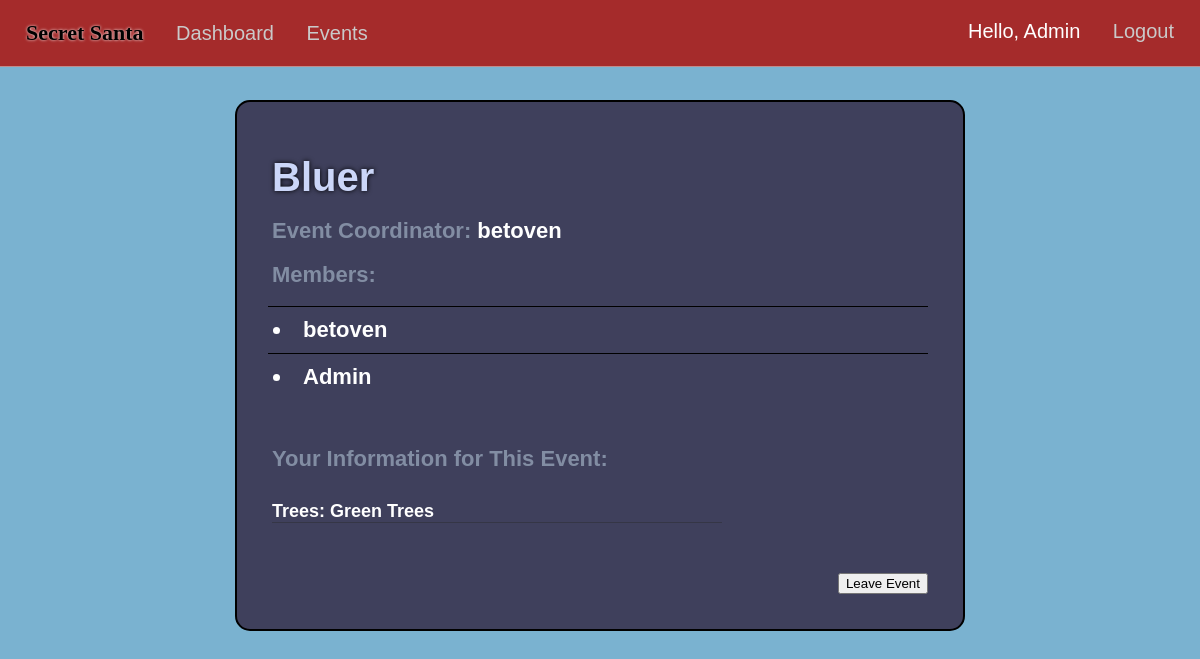
/event-info/id=8 (signed in), run on an earlier commit of the app's database.
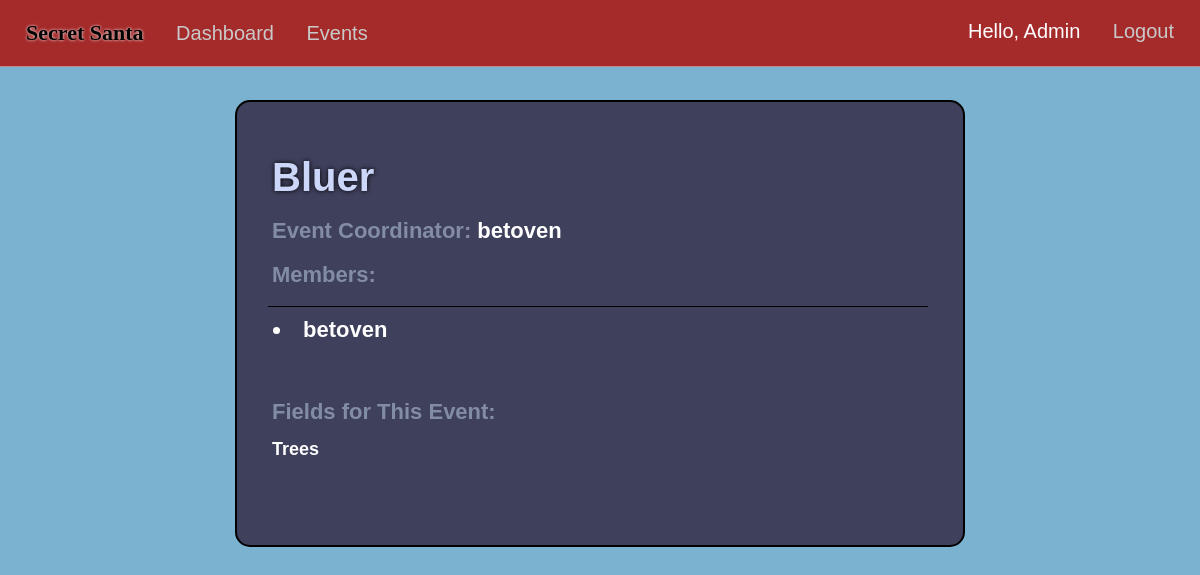
And on a later commit of the database.
### market/models.py (models this page shows, shortened)
class EventMembers(db.Model):
    id = db.Column(db.Integer(), primary_key=True)
    event_id = db.Column(db.Integer(), db.ForeignKey('event.event_id'), nullable=False)
    user_id = db.Column(db.Integer(), db.ForeignKey('user.id'), nullable=False)
    status = db.Column(db.String(length=20))
    user = db.relationship('User', backref='event_members', lazy=True)
    events = db.relationship('Event', backref='event_link', lazy=True)

class User(db.Model, UserMixin):
    id = db.Column(db.Integer(), primary_key=True)
    username = db.Column(db.String(length=30), nullable=False, unique=True)
    first_name = db.Column(db.String(length=50), nullable=False)
    last_name = db.Column(db.String(length=50), nullable=False)
    email_address = db.Column(db.String(length=50), nullable=False, unique=True)
    password_hash = db.Column(db.String(length=60), nullable=False)
    events = db.relationship('Event', backref='coordinator', lazy=True)
    events_attending = db.relationship('EventMembers', backref='attendees', lazy=True)
    @property
    def password(self):
        return self.password_hash

class EventFields(db.Model):
    id = db.Column(db.Integer(), primary_key=True)
    event_id = db.Column(db.Integer(), db.ForeignKey('event.event_id'), nullable=False)
    field_1 = db.Column(db.String(length=150), nullable=False)
    field_2 = db.Column(db.String(length=150))
    field_3 = db.Column(db.String(length=150))
    field_4 = db.Column(db.String(length=150))
    field_5 = db.Column(db.String(length=150))
    field_6 = db.Column(db.String(length=150))
    field_7 = db.Column(db.String(length=150))
    field_8 = db.Column(db.String(length=150))
    field_9 = db.Column(db.String(length=150))
    field_10 = db.Column(db.String(length=150))

class UserEventFields(db.Model):
    id = db.Column(db.Integer(), primary_key=True)
    field_id = db.Column(db.Integer(), db.ForeignKey('event_fields.id'), nullable=False)
    event_id = db.Column(db.Integer(), db.ForeignKey('event.event_id'), nullable=False)
    user_id = db.Column(db.Integer(), db.ForeignKey('user.id'), nullable=False)
    field_1 = db.Column(db.String(length=150))
    field_2 = db.Column(db.String(length=150))
    field_3 = db.Column(db.String(length=150))
    field_4 = db.Column(db.String(length=150))
    field_5 = db.Column(db.String(length=150))
    field_6 = db.Column(db.String(length=150))
    field_7 = db.Column(db.String(length=150))
    field_8 = db.Column(db.String(length=150))
    field_9 = db.Column(db.String(length=150))
    field_10 = db.Column(db.String(length=150))

### market/routes.py (the view, shortened to what this page needs)
@app.route("/event-info/id=<int:event_id>", methods=['GET','POST'])
@login_required
def event_info(event_id):
    event = Event.query.filter_by(event_id=event_id).first()
    event_pending = EventMembers.query.filter_by(event_id=event_id,status='pending').first()
    event_fields = EventFields.query.filter_by(event_id=event_id).first()
    member_status = EventMembers.query.filter_by(event_id=event_id,user_id=current_user.id,status='member').first()
    person_info = UserEventFields.query.filter_by(event_id=event_id,user_id=current_user.id).first()
    if not event:
        flash('Event not found.', category='danger')
        return redirect(url_for('events_page'))
    form=AddUserEvent()
    fieldform=FieldsForm()
    userfieldsform=UserFieldsForm()
    return render_template("info.html",event=event, form=form, event_pending=event_pending, event_fields=event_fields, fieldform=fieldform,userfieldsform=userfieldsform,member_status=member_status, person_info=person_info)

### market/models.py (called while the page is built)
@login_manager.user_loader
def load_user(user_id):
    return User.query.get(int(user_id))

### market/templates/info.html (shortened to what the changed rows need)
{% extends 'base.html' %}
  {% block style %}
  <link rel= "stylesheet" type= "text/css" href= "{{ url_for('static',filename='styles/events.css') }}">
  {% endblock %}
  {% block content %}
  {% if event.event_status=='open' %}
  <center>
    <div class="create-div">
      <div class="event">
        <div class="titles-div">
          <h1 class="e-title"><span class="event-info-title">{{event.event_name|title}}</span></h1>
          <h1 class="event-title e-title">Event Coordinator: <span class="event-info">{{event.coordinator.username}}</span></h1>
          <h1 class="event-title e-title">Members:</h1>
          <h1 class="event-title e-title">
          {% for attendee in event.members %}
            {% if current_user.username==attendee.user.username %}
              {% if attendee.user.id==event.coordinator_id %}
                <li class="event-info">{{ attendee.user.username }} </li>
              {% elif attendee.status =='member'%}
              <div class="member-delete">
                <li class="event-info">{{ attendee.user.username }} </li>
              </div>
              {% endif %}
            {% else %}
              {% if attendee.status =='member'%}
              <div class="member-delete">
                <li class="event-info">{{ attendee.user.username }} </li>
              </div>
              {% endif %}
            {% endif %}
          {% endfor %}
            </h1>
        </div>
        <br><br><br><br>
        {% if current_user.is_authenticated and event_fields and member_status and not person_info%}
        <h1 class="e-title">Fill Out Your Information*</h1><br>
        <form method="POST" action="{{ url_for('user_fields_add', event_id=event.event_id) }}">
          {{ userfieldsform.hidden_tag() }}
          <div class="form-container">
          {% if event_fields.field_1 %}
            <div class="field-item form-flex">
              {{event_fields.field_1 | title}}:
              {{ userfieldsform.field_1(class="user-info")}}
            </div>
          {% endif %}
          {% if event_fields.field_2 %}
            <div class="field-item form-flex">
              {{event_fields.field_2 | title}}:
              {{ userfieldsform.field_2(class="user-info")}}
            </div>
          {% endif %}
          {% if event_fields.field_3 %}
            <div class="field-item form-flex">
              {{event_fields.field_3 | title}}:
              {{ userfieldsform.field_3(class="user-info")}}
            </div>
          {% endif %}
          {% if event_fields.field_4 %}
            <div class="field-item form-flex">
              {{event_fields.field_4 | title}}:
              {{ userfieldsform.field_4(class="user-info")}}
            </div>
          {% endif %}
          {% if event_fields.field_5 %}
            <div class="field-item form-flex">
              {{event_fields.field_5 | title}}:
              {{ userfieldsform.field_5(class="user-info")}}
            </div>
          {% endif %}
          {% if event_fields.field_6 %}
            <div class="field-item form-flex">
              {{event_fields.field_6 | title}}:
              {{ userfieldsform.field_6(class="user-info")}}
            </div>
          {% endif %}
          {% if event_fields.field_7 %}
            <div class="field-item form-flex">
              {{event_fields.field_7 | title}}:
            {{ userfieldsform.field_7(class="user-info")}}
            </div>
          {% endif %}
          {% if event_fields.field_8 %}
            <div class="field-item form-flex">
              {{event_fields.field_8 | title}}:
              {{ userfieldsform.field_8(class="user-info")}}
            </div>
          {% endif %}
          {% if event_fields.field_9 %}
            <div class="field-item form-flex">
            {{event_fields.field_9 | title}}:
            {{ userfieldsform.field_9(class="user-info")}}
            </div>
          {% endif %}
          {% if event_fields.field_10 %}
            <div class="field-item form-flex">
            {{event_fields.field_10 | title}}:
            {{ userfieldsform.field_10(class="user-info")}}
            </div>
          {% endif %}
          {{userfieldsform.submit(class='submit-info-btn')}}
          </div>
        </form>
        {% elif current_user.is_authenticated and event_fields and member_status and person_info %}
          <h1 class="fields-title">Your Information for This Event:</h1><br>
          {% if person_info.field_1 %}
          <div class="field-item form-flex">
          {{event_fields.field_1 | title}}:
          {{person_info.field_1 | title}}
          </div>
          {% endif %}
        {% elif current_user.is_authenticated and event_fields %}
        <h1 class="fields-title">Fields for This Event:</h1><br>
          <div class="field-item">{{event_fields.field_1 | title}}</div>
        {% endif %}
        <div class="key-btns-container">
          {% if current_user.is_authenticated and member_status and current_user.id!=event.coordinator.id %}
          <a href="{{ url_for('leave_event', event_id=event.event_id) }}"><button>Leave Event</button></a>
          {% endif %}
        </div>
      </div>
    </div>
  </center>
  {% elif event.event_status=='closed' %}
  <p>Closed event</p>
  {% endif %}
  {% endblock %}

What changed in the data, as far as the page shows it:
removed EventMembers: user.username "Admin"
removed UserEventFields: field_1 "Green Trees"
Also different on the page:
text no longer shown: "Your Information for This Event: : Leave Event"
text now shown: "Fields for This Event:"
